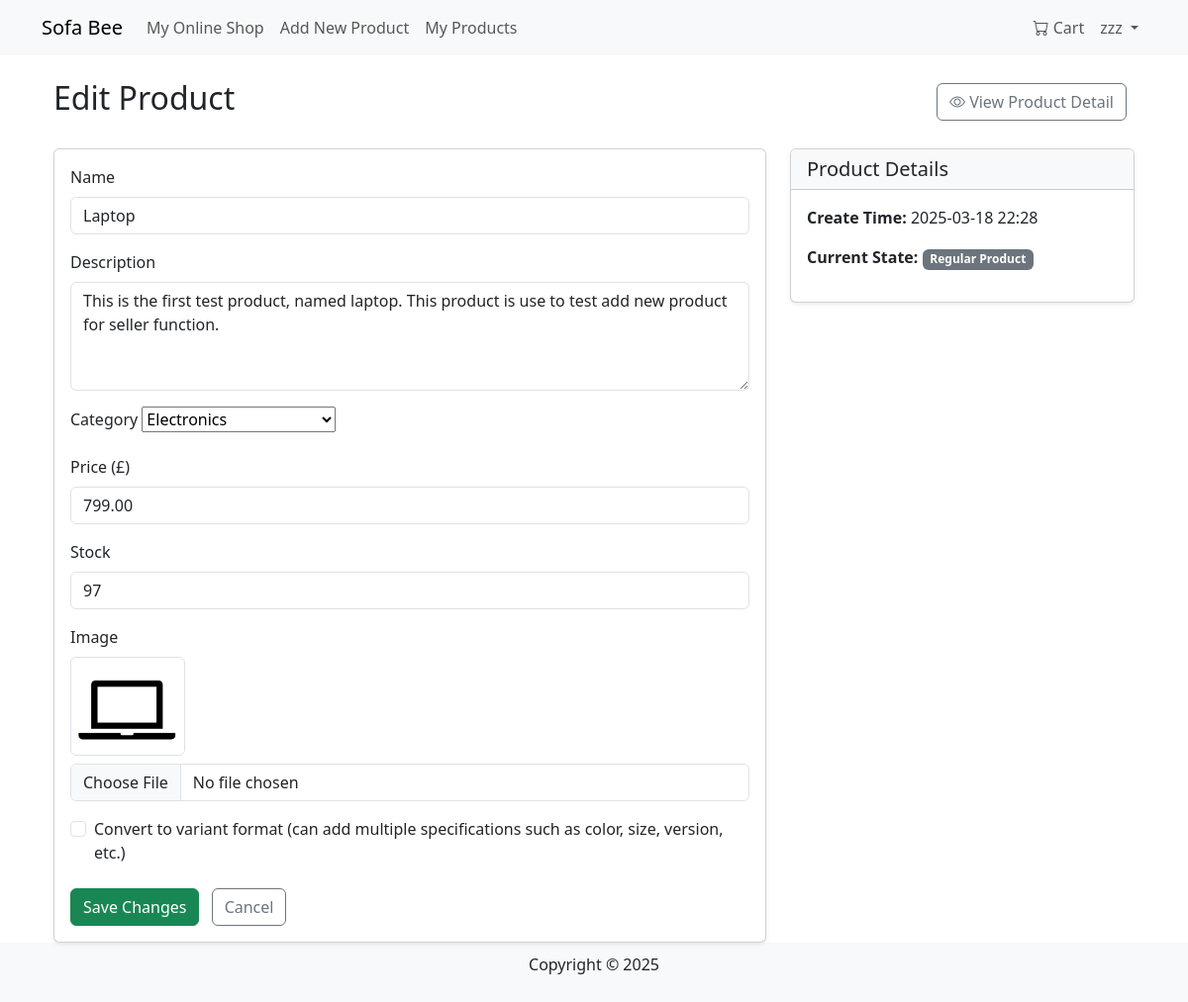
The page /products/edit/1/ (signed in) on the database its author committed.
### products/models.py (models this page shows, shortened)
class Product(models.Model):
    name = models.CharField(max_length=255)
    description = models.TextField()
    price = models.DecimalField(max_digits=10, decimal_places=2)
    category = models.ForeignKey(Category, on_delete=models.SET_NULL, null=True, blank=True)
    image = models.ImageField(upload_to='products/', blank=True, null=True)
    seller = models.ForeignKey(User, on_delete=models.CASCADE, null=True, blank=True)
    stock = models.PositiveIntegerField(default=0)
    created_at = models.DateTimeField(auto_now_add=True)

### products/views.py (the view)
# urls.py: path('edit/<int:product_id>/', edit_product, name='edit_product'),
@login_required
def edit_product(request, product_id):
    if not hasattr(request.user, "userprofile") or request.user.userprofile.user_type != 'merchant':
        messages.error(request, "Only merchant users can edit products.")
        return redirect('products:product_detail', product_id=product_id)
    product = get_object_or_404(Product, id=product_id)
    if product.seller != request.user:
        return HttpResponseForbidden("You have no right to edit this product.")
    variants = ProductVariant.objects.filter(product=product)
    has_variants = variants.exists()
    if request.method == 'POST':
        form = ProductForm(request.POST, request.FILES, instance=product)
        if form.is_valid():
            form.save()
            messages.success(request, "Product information has been successfully updated!")
            if 'convert_to_variants' in request.POST and not has_variants:
                default_variant = ProductVariant.objects.create(
                    product=product,
                    price=product.price,
                    stock=product.stock,
                    is_default=True
                )
                messages.success(request, "The product has been converted to a variant format. You can now add additional parameters.")
                return redirect('products:manage_variants', product_id=product.id)
            return redirect('products:product_detail', product_id=product.id)
    else:
        form = ProductForm(instance=product)
    return render(request, 'products/edit_product.html', {
        'form': form,
        'product': product,
        'has_variants': has_variants
    })

### products/forms.py
class ProductForm(forms.ModelForm):
    category = forms.ModelChoiceField(
        queryset=Category.objects.all(), required=True, empty_label=None, label="Select a category"
    )
    class Meta:
        model = Product
        fields = ['name', 'description', 'category', 'price', 'stock', 'image']
        widgets = {
            'name': forms.TextInput(attrs={'class': 'form-control'}),
            'description': forms.Textarea(attrs={'class': 'form-control', 'rows': 4}),
            'category': forms.Select(attrs={'class': 'form-select'}),
            'price': forms.NumberInput(attrs={'class': 'form-control'}),
            'stock': forms.NumberInput(attrs={'class': 'form-control'}),
            'image': forms.FileInput(attrs={'class': 'form-control'}),
        }

### cart/context_processors.py (called while the page is built)
def cart_processor(request):
    cart = None
    cart_total_items = 0
    if request.user.is_authenticated:
        try:
            cart = Cart.objects.get(user=request.user)
            cart_total_items = cart.items.count()
        except Cart.DoesNotExist:
            pass
    return {
        'cart': cart,
        'cart_total_items': cart_total_items
    }

### products/models.py (called while the page is built)
    def __str__(self):
        return self.name

### products/templates/products/edit_product.html (shortened to what this page needs)
{% extends "base.html" %}
{% block content %}
<div class="container mt-4">
    <div class="d-flex justify-content-between align-items-center mb-4">
        <h2>Edit Product</h2>
        <div>
            <a href="{% url 'products:product_detail' product.id %}" class="btn btn-outline-secondary me-2">
                <i class="bi bi-eye"></i> View Product Detail
            </a>
        </div>
    </div>
    <div class="row">
        <div class="col-md-8">
            <div class="card shadow-sm">
                <div class="card-body">
                    <form method="POST" enctype="multipart/form-data" lang="en">
                        <div class="mb-3">
                            <label class="form-label">Name</label>
                            {{ form.name }}
                        </div>
                        <div class="mb-3">
                            <label class="form-label">Description</label>
                            {{ form.description }}
                        </div>
                        <div class="mb-3">
                            <label class="form-label">Category</label>
                            {{ form.category }}
                        </div>
                        {% if not has_variants %}
                        <div class="mb-3">
                            <label class="form-label">Price (£)</label>
                            {{ form.price }}
                        </div>
                        <div class="mb-3">
                            <label class="form-label">Stock</label>
                            {{ form.stock }}
                        </div>
                        {% endif %}
                        <div class="mb-3">
                            <label class="form-label">Image</label>
                            {% if product.image %}
                            <div class="mb-2">
                                <img src="{{ product.image.url }}" alt="{{ product.name }}" style="max-height: 100px;" class="img-thumbnail">
                            </div>
                            {% endif %}
                            {{ form.image }}
                        </div>
                        {% if not has_variants %}
                        <div class="mb-3 form-check">
                            <input type="checkbox" class="form-check-input" id="convert_to_variants" name="convert_to_variants">
                            <label class="form-check-label" for="convert_to_variants">
                                Convert to variant format (can add multiple specifications such as color, size, version, etc.)
                            </label>
                        </div>
                        {% endif %}
                        <div class="mt-4">
                            <button type="submit" class="btn btn-success">Save Changes</button>
                            <a href="{% url 'products:manage_products' %}" class="btn btn-outline-secondary ms-2">Cancel</a>
                        </div>
                    </form>
                </div>
            </div>
        </div>
        <div class="col-md-4">
            <div class="card shadow-sm mb-3">
                <div class="card-header bg-light">
                    <h5 class="mb-0">Product Details</h5>
                </div>
                <div class="card-body">
                    <p><strong>Create Time:</strong> {{ product.created_at|date:"Y-m-d H:i" }}</p>
                    <p><strong>Current State:</strong>
                        {% if has_variants %}
                        <span class="badge bg-info">Have Additional Parameters</span>
                        {% else %}
                        <span class="badge bg-secondary">Regular Product</span>
                        {% endif %}
                    </p>
                </div>
            </div>
        </div>
    </div>
</div>
{% endblock %}

### products/templates/base.html (shortened to what this page needs)
<!DOCTYPE html>
<html lang="en">
<head>
    <link rel="stylesheet" href="https://cdn.jsdelivr.net/npm/bootstrap@5.3.0/dist/css/bootstrap.min.css">
    <link rel="stylesheet" href="https://cdn.jsdelivr.net/npm/bootstrap-icons@1.11.1/font/bootstrap-icons.css">
</head>
<body>
    <nav class="navbar navbar-expand-lg navbar-light bg-light">
        <div class="container">
            <a class="navbar-brand" href="{% url 'products:product_list' %}">Sofa Bee</a>
            <div class="collapse navbar-collapse" id="navbarNav">
                <ul class="navbar-nav me-auto">
                    <li class="nav-item"><a class="nav-link" href="{% url 'products:product_list' %}">My Online Shop</a></li>
                    {% if user.is_authenticated and user.userprofile.user_type == 'merchant' %}
                    <li class="nav-item"><a class="nav-link" href="{% url 'products:add_product' %}">Add New Product</a></li>
                    <li class="nav-item"><a class="nav-link" href="{% url 'products:manage_products' %}">My Products</a></li>
                    {% endif %}
                </ul>
                <ul class="navbar-nav">
                    {% if user.is_authenticated %}
                        <li class="nav-item">
                            <a class="nav-link" href="{% url 'cart:cart_detail' %}">
                                <i class="bi bi-cart"></i> Cart
                            </a>
                        </li>
                        <li class="nav-item dropdown">
                            <a class="nav-link dropdown-toggle" href="#" id="userDropdown" role="button"
                              data-bs-toggle="dropdown" aria-expanded="false">
                                {{ user.username }}
                            </a>
                        </li>
                    {% else %}
                        <li class="nav-item"><a class="btn btn-primary" href="{% url 'users:login' %}">Log In</a></li>
                    {% endif %}
                </ul>
            </div>
        </div>
    </nav>
    <div class="container content">
        {% block content %}{% endblock %}
    </div>
    <footer>
        <p>Copyright © 2025</p>
    </footer>
</body>
</html>

### products/templates/base.html (style rules this page uses)
body { display: flex; flex-direction: column; min-height: 100vh; }
.content { flex: 1; }
footer { text-align: center; padding: 10px 0; background-color: #f8f9fa; }

### rows shown on the page
Product: name "Laptop", description "This is the first test product, named laptop. This product is use to test add new product for seller function.", category "Electronics", price "799.00", stock "97", image (picture), created_at "2025-03-18 22:28"

### other values the page prints
{{ user.username }} "zzz"
